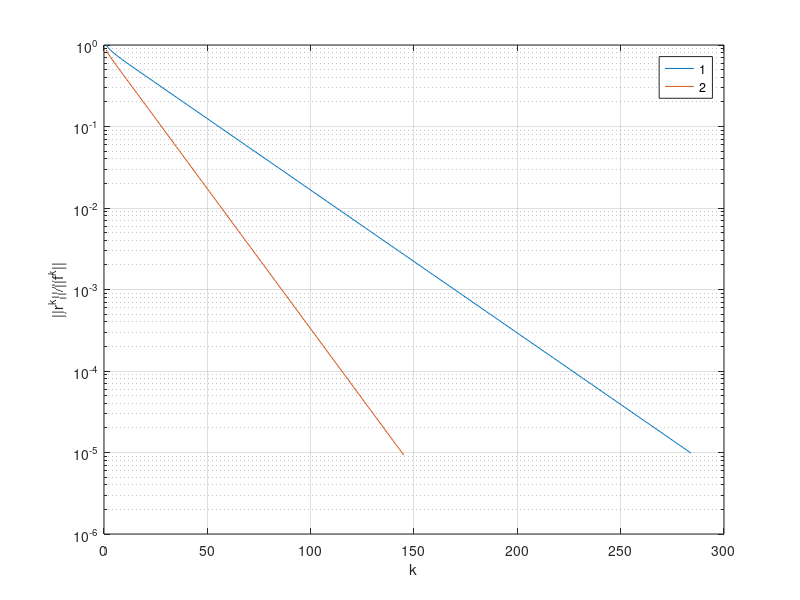

Write the MATLAB code that produced this figure.
clear;
n = 7;
N = n^2;

A = gallery('poisson',n);

s = abs(eig(A));
L1 = min(s); 
L2 = max(s);
tau = 2/(L1+L2);

f = ones(N, 1);
x = zeros(N, 1);

r = A*x - f;
eps = 1.e-5;
err = norm(r)/norm(f);
err1 = err;
k = 0;
K_max = 1000;

while (err > eps && k < K_max)
    x = x- tau*r;
    r = A*x - f;
    err = norm(r)/norm(f);
    k=k + 1;
    Err(k) = err;
end

tau2 = 1/normest(A);
k1 = 0;
x = zeros(N, 1);

while (err1 > eps && k1 < K_max)
    x = x- tau2*r;
    r = A*x - f;
    err1 = norm(r)/norm(f);
    k1 = k1 + 1;
    Err1(k1) = err1;
end

semilogy(1:k1, Err1, 1:k, Err);
xlabel('k');
ylabel('||r^{k}||/||f^{k}||')
grid
legend('1','2')
